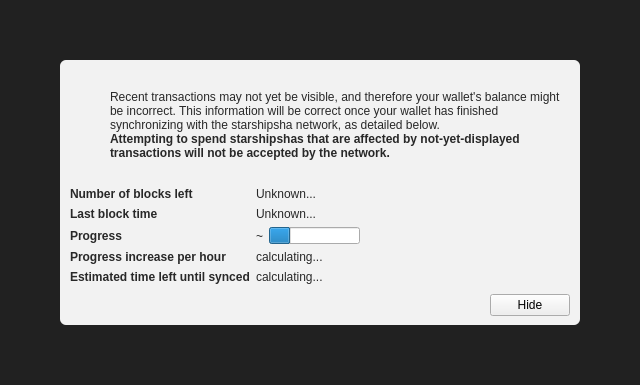
<?xml version="1.0" encoding="UTF-8"?>
<ui version="4.0">
 <class>ModalOverlay</class>
 <widget class="ModalOverlay" name="ModalOverlay">
  <property name="geometry">
   <rect>
    <x>0</x>
    <y>0</y>
    <width>640</width>
    <height>385</height>
   </rect>
  </property>
  <property name="windowTitle">
   <string>Form</string>
  </property>
  <layout class="QVBoxLayout" name="verticalLayout" stretch="0">
   <property name="sizeConstraint">
    <enum>QLayout::SetDefaultConstraint</enum>
   </property>
   <property name="leftMargin">
    <number>0</number>
   </property>
   <property name="topMargin">
    <number>0</number>
   </property>
   <property name="rightMargin">
    <number>0</number>
   </property>
   <property name="bottomMargin">
    <number>0</number>
   </property>
   <item>
    <widget class="QWidget" name="bgWidget" native="true">
     <property name="styleSheet">
      <string notr="true">#bgWidget { background: rgba(0,0,0,220); }</string>
     </property>
     <layout class="QVBoxLayout" name="verticalLayoutMain" stretch="1">
      <property name="leftMargin">
       <number>60</number>
      </property>
      <property name="topMargin">
       <number>60</number>
      </property>
      <property name="rightMargin">
       <number>60</number>
      </property>
      <property name="bottomMargin">
       <number>60</number>
      </property>
      <item>
       <widget class="QWidget" name="contentWidget" native="true">
        <property name="styleSheet">
         <string notr="true">#contentWidget { background: rgba(255,255,255,240); border-radius: 6px; }

QLabel { color: rgb(40,40,40);  }</string>
        </property>
        <layout class="QVBoxLayout" name="verticalLayoutSub" stretch="1,0,0,0">
         <property name="spacing">
          <number>0</number>
         </property>
         <property name="leftMargin">
          <number>10</number>
         </property>
         <property name="topMargin">
          <number>10</number>
         </property>
         <property name="rightMargin">
          <number>10</number>
         </property>
         <property name="bottomMargin">
          <number>10</number>
         </property>
         <item>
          <layout class="QHBoxLayout" name="horizontalLayoutIconText" stretch="0,1">
           <property name="topMargin">
            <number>20</number>
           </property>
           <item>
            <layout class="QVBoxLayout" name="verticalLayoutIcon">
             <property name="leftMargin">
              <number>0</number>
             </property>
             <item>
              <widget class="QPushButton" name="warningIcon">
               <property name="enabled">
                <bool>false</bool>
               </property>
               <property name="text">
                <string/>
               </property>
               <property name="icon">
                <iconset>
                 <normaloff>:/icons/warning</normaloff>
                 <disabledoff>:/icons/warning</disabledoff>:/icons/warning</iconset>
               </property>
               <property name="iconSize">
                <size>
                 <width>48</width>
                 <height>48</height>
                </size>
               </property>
               <property name="flat">
                <bool>true</bool>
               </property>
              </widget>
             </item>
             <item>
              <spacer name="verticalSpacerWarningIcon">
               <property name="orientation">
                <enum>Qt::Vertical</enum>
               </property>
               <property name="sizeHint" stdset="0">
                <size>
                 <width>20</width>
                 <height>40</height>
                </size>
               </property>
              </spacer>
             </item>
            </layout>
           </item>
           <item>
            <layout class="QVBoxLayout" name="verticalLayoutInfoText">
             <property name="leftMargin">
              <number>0</number>
             </property>
             <property name="topMargin">
              <number>0</number>
             </property>
             <item>
              <widget class="QLabel" name="infoText">
               <property name="text">
                <string>Recent transactions may not yet be visible, and therefore your wallet's balance might be incorrect. This information will be correct once your wallet has finished synchronizing with the starshipsha network, as detailed below.</string>
               </property>
               <property name="textFormat">
                <enum>Qt::RichText</enum>
               </property>
               <property name="wordWrap">
                <bool>true</bool>
               </property>
              </widget>
             </item>
             <item>
              <widget class="QLabel" name="infoTextStrong">
               <property name="font">
                <font>
                 <weight>75</weight>
                 <bold>true</bold>
                </font>
               </property>
               <property name="text">
                <string>Attempting to spend starshipshas that are affected by not-yet-displayed transactions will not be accepted by the network.</string>
               </property>
               <property name="textFormat">
                <enum>Qt::RichText</enum>
               </property>
               <property name="wordWrap">
                <bool>true</bool>
               </property>
              </widget>
             </item>
             <item>
              <spacer name="verticalSpacerInTextSpace">
               <property name="orientation">
                <enum>Qt::Vertical</enum>
               </property>
               <property name="sizeHint" stdset="0">
                <size>
                 <width>20</width>
                 <height>40</height>
                </size>
               </property>
              </spacer>
             </item>
            </layout>
           </item>
          </layout>
         </item>
         <item>
          <spacer name="verticalSpacerAfterText">
           <property name="orientation">
            <enum>Qt::Vertical</enum>
           </property>
           <property name="sizeHint" stdset="0">
            <size>
             <width>20</width>
             <height>40</height>
            </size>
           </property>
          </spacer>
         </item>
         <item>
          <layout class="QFormLayout" name="formLayout">
           <property name="fieldGrowthPolicy">
            <enum>QFormLayout::FieldsStayAtSizeHint</enum>
           </property>
           <property name="horizontalSpacing">
            <number>6</number>
           </property>
           <property name="verticalSpacing">
            <number>6</number>
           </property>
           <property name="topMargin">
            <number>10</number>
           </property>
           <item row="0" column="0">
            <widget class="QLabel" name="labelNumberOfBlocksLeft">
             <property name="font">
              <font>
               <weight>75</weight>
               <bold>true</bold>
              </font>
             </property>
             <property name="text">
              <string>Number of blocks left</string>
             </property>
            </widget>
           </item>
           <item row="0" column="1">
            <widget class="QLabel" name="numberOfBlocksLeft">
             <property name="text">
              <string>Unknown...</string>
             </property>
            </widget>
           </item>
           <item row="1" column="0">
            <widget class="QLabel" name="labelLastBlockTime">
             <property name="font">
              <font>
               <weight>75</weight>
               <bold>true</bold>
              </font>
             </property>
             <property name="text">
              <string>Last block time</string>
             </property>
            </widget>
           </item>
           <item row="1" column="1">
            <widget class="QLabel" name="newestBlockDate">
             <property name="sizePolicy">
              <sizepolicy hsizetype="Maximum" vsizetype="Preferred">
               <horstretch>0</horstretch>
               <verstretch>0</verstretch>
              </sizepolicy>
             </property>
             <property name="text">
              <string>Unknown...</string>
             </property>
            </widget>
           </item>
           <item row="2" column="0">
            <widget class="QLabel" name="labelSyncDone">
             <property name="font">
              <font>
               <weight>75</weight>
               <bold>true</bold>
              </font>
             </property>
             <property name="text">
              <string>Progress</string>
             </property>
            </widget>
           </item>
           <item row="2" column="1">
            <layout class="QHBoxLayout" name="horizontalLayoutSync" stretch="0,1">
             <item>
              <widget class="QLabel" name="percentageProgress">
               <property name="text">
                <string notr="true">~</string>
               </property>
              </widget>
             </item>
             <item>
              <widget class="QProgressBar" name="progressBar">
               <property name="value">
                <number>24</number>
               </property>
               <property name="format">
                <string/>
               </property>
              </widget>
             </item>
            </layout>
           </item>
           <item row="4" column="0">
            <widget class="QLabel" name="labelProgressIncrease">
             <property name="font">
              <font>
               <weight>75</weight>
               <bold>true</bold>
              </font>
             </property>
             <property name="text">
              <string>Progress increase per hour</string>
             </property>
            </widget>
           </item>
           <item row="4" column="1">
            <widget class="QLabel" name="progressIncreasePerH">
             <property name="text">
              <string>calculating...</string>
             </property>
            </widget>
           </item>
           <item row="5" column="0">
            <widget class="QLabel" name="labelEstimatedTimeLeft">
             <property name="font">
              <font>
               <weight>75</weight>
               <bold>true</bold>
              </font>
             </property>
             <property name="text">
              <string>Estimated time left until synced</string>
             </property>
            </widget>
           </item>
           <item row="5" column="1">
            <widget class="QLabel" name="expectedTimeLeft">
             <property name="text">
              <string>calculating...</string>
             </property>
            </widget>
           </item>
          </layout>
         </item>
         <item>
          <layout class="QHBoxLayout" name="horizontalLayoutButtons">
           <property name="leftMargin">
            <number>10</number>
           </property>
           <property name="topMargin">
            <number>10</number>
           </property>
           <item>
            <spacer name="horizontalSpacer">
             <property name="orientation">
              <enum>Qt::Horizontal</enum>
             </property>
             <property name="sizeHint" stdset="0">
              <size>
               <width>40</width>
               <height>20</height>
              </size>
             </property>
            </spacer>
           </item>
           <item>
            <widget class="QPushButton" name="closeButton">
             <property name="text">
              <string>Hide</string>
             </property>
            </widget>
           </item>
          </layout>
         </item>
        </layout>
       </widget>
      </item>
     </layout>
    </widget>
   </item>
  </layout>
 </widget>
 <customwidgets>
  <customwidget>
   <class>ModalOverlay</class>
   <extends>QWidget</extends>
   <header>modaloverlay.h</header>
   <container>1</container>
  </customwidget>
 </customwidgets>
 <resources/>
 <connections/>
</ui>
